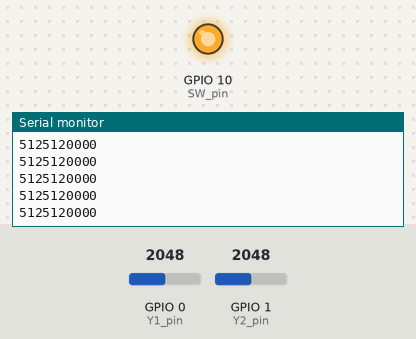
This sketch was run on a simulated ESP32-S3. On the bench: output pins drawn as LEDs (lit = HIGH), the last lines printed to the serial monitor. Inputs (shaded band) come from the test bench; at power-on: GPIO 0 (Y1_pin) = 2048, GPIO 1 (Y2_pin) = 2048. No radio packets arrive unless stated; pins used as bus, display or sensor lines are not drawn.

Above: at 1.2 s.
1.3 s: GPIO 0 (Y1_pin) set to 430
At 1.54 s:
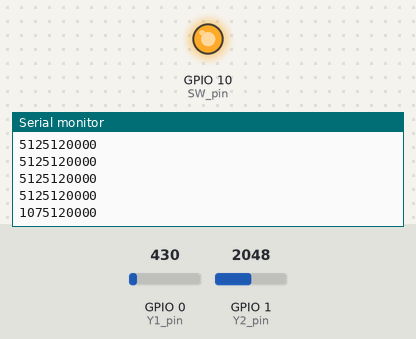
2.8 s: GPIO 0 (Y1_pin) set to 369
At 2.99 s:
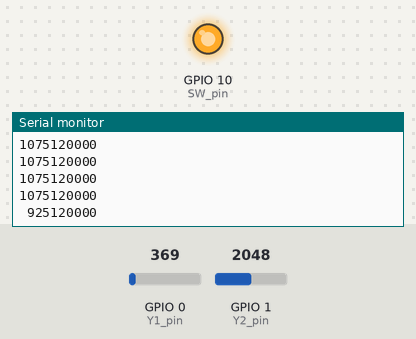
4.8 s: GPIO 1 (Y2_pin) set to 436
At 4.92 s:
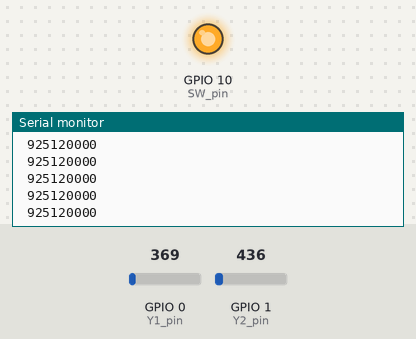
6.3 s: GPIO 1 (Y2_pin) set to 363
At 6.53 s:
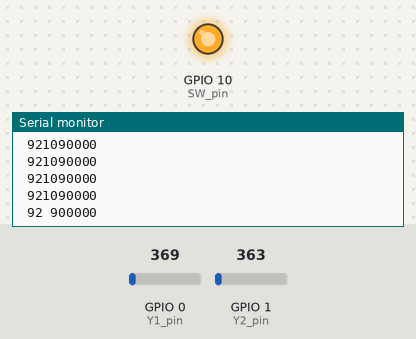

Measured:
- the behaviour switches between 400 and 399 on GPIO 0 (Y1_pin) (found by bisection; images 1 and 2)
- the behaviour switches between 400 and 399 on GPIO 1 (Y2_pin) (found by bisection; images 3 and 4)
- after the input at 1.3 s, the serial monitor: prints a new line after 0.11 s (image 1)
- after the input at 2.8 s, the serial monitor: prints a new line after 0.05 s (image 2)
- after the input at 6.3 s, the serial monitor: prints a new line after 0.09 s (image 4)

The sketch:

Controller.ino
```cpp
// rf69 demo tx rx.pde
// -*- mode: C++ -*-
// Example sketch showing how to create a simple messageing client
// with the RH_RF69 class. RH_RF69 class does not provide for addressing or
// reliability, so you should only use RH_RF69  if you do not need the higher
// level messaging abilities.
// It is designed to work with the other example rf69_server.
// Demonstrates the use of AES encryption, setting the frequency and modem
// configuration

#include <SPI.h>
#include <RH_RF69.h>

/************ Radio Setup ***************/

// Change to 434.0 or other frequency, must match RX's freq!
#define RF69_FREQ 433.0

#if defined (__AVR_ATmega32U4__) // Feather 32u4 w/Radio
  #define RFM69_CS      8
  #define RFM69_INT     7
  #define RFM69_RST     4
  #define LED           13
#endif

#if defined(ADAFRUIT_FEATHER_M0) // Feather M0 w/Radio
  #define RFM69_CS      8
  #define RFM69_INT     3
  #define RFM69_RST     4
  #define LED           13
#endif

#if defined (__AVR_ATmega328P__)  // Feather 328P w/wing
  #define RFM69_INT     3  //
  #define RFM69_CS      4  //
  #define RFM69_RST     2  // "A"
  #define LED           13
#endif

#if defined(ESP8266)    // ESP8266 feather w/wing
  #define RFM69_CS      2    // "E"
  #define RFM69_IRQ     15   // "B"
  #define RFM69_RST     16   // "D"
  #define LED           0
#endif

#if defined(ESP32)    // ESP32 feather w/wing
  #define RFM69_RST     13   // same as LED
  #define RFM69_CS      33   // "B"
  #define RFM69_INT     27   // "A"
  #define LED           13
#endif

/* Teensy 3.x w/wing
#define RFM69_RST     9   // "A"
#define RFM69_CS      10   // "B"
#define RFM69_IRQ     4    // "C"
#define RFM69_IRQN    digitalPinToInterrupt(RFM69_IRQ )
*/

/* WICED Feather w/wing
#define RFM69_RST     PA4     // "A"
#define RFM69_CS      PB4     // "B"
#define RFM69_IRQ     PA15    // "C"
#define RFM69_IRQN    RFM69_IRQ
*/

// Singleton instance of the radio driver
RH_RF69 rf69(RFM69_CS, RFM69_INT);

int16_t packetnum = 0;  // packet counter, we increment per xmission

const int SW_pin = 10; // digital pin connected to right joystick switch
//const int X1_pin = 0; // analog pin connected to X output of left joystick
const int Y1_pin = 0; // analog pin connected to Y output of right joystick
//const int X2_pin = 2; // analog pin connected to X output of left joystick
const int Y2_pin = 1; // analog pin connected to Y output of right joystick

int y1 = 0;
int y2 = 0;
int SW = 0;
int motor_toggle = 0;

void setup()
{
  Serial.begin(9600);
  //while (!Serial) { delay(1); } // wait until serial console is open, remove if not tethered to computer

  pinMode(SW_pin, OUTPUT); //Establish the switch pin as an output
  pinMode(LED, OUTPUT);
  pinMode(RFM69_RST, OUTPUT);
  digitalWrite(RFM69_RST, LOW);
  digitalWrite(SW_pin, HIGH); //Set switch pin as high so it can be used

  Serial.println("Initializing");
  Serial.println();

  // manual reset
  digitalWrite(RFM69_RST, HIGH);
  delay(10);
  digitalWrite(RFM69_RST, LOW);
  delay(10);

  if (!rf69.init()) {
    Serial.println("RFM69 radio init failed");
    while (1);
  }
  Serial.println("RFM69 radio init OK!");
  // Defaults after init are 434.0MHz, modulation GFSK_Rb250Fd250, +13dbM (for low power module)
  // No encryption
  if (!rf69.setFrequency(RF69_FREQ)) {
    Serial.println("setFrequency failed");
  }

  // If you are using a high power RF69 eg RFM69HW, you *must* set a Tx power with the
  // ishighpowermodule flag set like this:
  rf69.setTxPower(20, true);  // range from 14-20 for power, 2nd arg must be true for 69HCW

  // The encryption key has to be the same as the one in the server
  uint8_t key[] = { 0x01, 0x02, 0x03, 0x04, 0x05, 0x06, 0x07, 0x08,
                    0x01, 0x02, 0x03, 0x04, 0x05, 0x06, 0x07, 0x08};
  rf69.setEncryptionKey(key);

  pinMode(LED, OUTPUT);

  Serial.print("RFM69 radio @");  Serial.print((int)RF69_FREQ);  Serial.println(" MHz");
}


void loop() {
  delay(100);  // Wait 1 second between transmits, could also 'sleep' here!

  SW = digitalRead(SW_pin);
  y1 = analogRead(Y1_pin)/4;
  y2 = analogRead(Y2_pin)/4;
  char m1char[3]; //Motor 1 Direction
  char m2char[3]; //Motor 2 Direction
  char m3char[3]; //Motor 3 Direction
  char radiopacket[20] = "0000000000";

  if(SW == 0 && motor_toggle == 0){
    motor_toggle = 1;
    delay(500);
  }else if(SW == 0 && motor_toggle == 1){
    motor_toggle = 0;
    delay(500);
  }

  if(motor_toggle == 1){
    dtostrf(y2, 3, 0, m3char);
    radiopacket[8] = m3char[2];
    radiopacket[7] = m3char[1];
    radiopacket[6] = m3char[0];
    radiopacket[9] = '1';
  }
  if(motor_toggle == 0){
    dtostrf(y2, 3, 0, m2char);
    radiopacket[5] = m2char[2];
    radiopacket[4] = m2char[1];
    radiopacket[3] = m2char[0];
    dtostrf(y1, 3, 0, m1char);
    radiopacket[2] = m1char[2];
    radiopacket[1] = m1char[1];
    radiopacket[0] = m1char[0];
    radiopacket[9] = '0';
  }

  itoa(packetnum++, radiopacket+13, 10);
  //Serial.print("Sending ");
  Serial.println(radiopacket);

  // Send a message!
  rf69.send((uint8_t *)radiopacket, strlen(radiopacket));
  rf69.waitPacketSent();

  // Now wait for a reply
  uint8_t buf[RH_RF69_MAX_MESSAGE_LEN];
  uint8_t len = sizeof(buf);

  /*if (rf69.waitAvailableTimeout(500))  {
    // Should be a reply message for us now
    if (rf69.recv(buf, &len)) {
      Serial.print("Got a reply: ");
      Serial.println((char*)buf);
      Blink(LED, 50, 3); //blink LED 3 times, 50ms between blinks
    } else {
      Serial.println("Receive failed");
    }
  } else {
    Serial.println("No reply, is another RFM69 listening?");
  }*/
}

/*void Blink(byte PIN, byte DELAY_MS, byte loops) {
  for (byte i=0; i<loops; i++)  {
    digitalWrite(PIN,HIGH);
    delay(DELAY_MS);
    digitalWrite(PIN,LOW);
    delay(DELAY_MS);
  }
}*/
```
